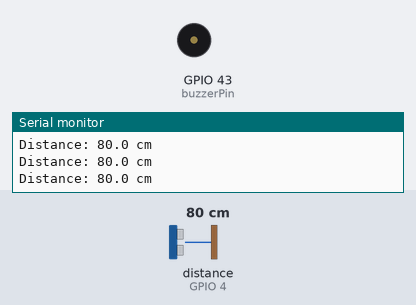
Bench run of a sketch on a simulated ESP32. Parts: buzzer (waves = sounding, pin HIGH), the last lines printed to the serial monitor. Wiring (inferred from the names in the program): ultrasonic range finder: trigger GPIO 5; echo GPIO 4. The inputs (shaded band) are chosen by the test bench; at power-on: distance to the obstacle (sensor on GPIO 4) 80 cm. The echo pulse lasts 58.3 µs per cm; nothing arrives over Bluetooth unless stated; a phone connects over Bluetooth LE 3 s after start; pins used as bus, display or sensor lines are not drawn.

Above: at 1.2 s.
1.3 s: distance to the obstacle (sensor on GPIO 4) set to 64 cm
4.3 s: distance to the obstacle (sensor on GPIO 4) set to 55 cm
At 4.9 s:
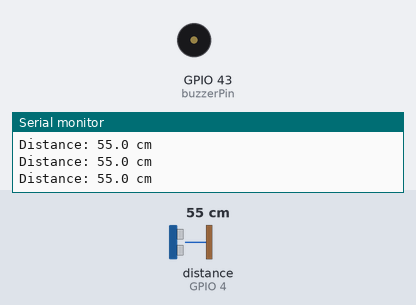
7.3 s: distance to the obstacle (sensor on GPIO 4) set to 12 cm
At 7.51 s:
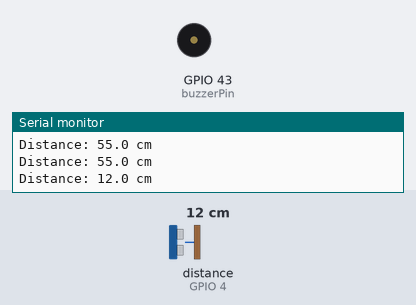
10.3 s: distance to the obstacle (sensor on GPIO 4) set to 9 cm
At 11.3 s:
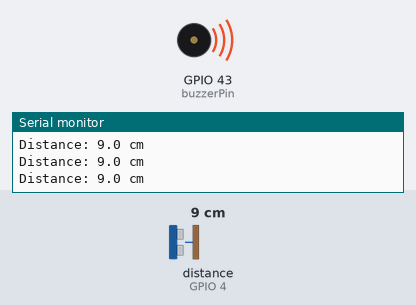
11.8 s: distance to the obstacle (sensor on GPIO 4) set to 18 cm
At 12.21 s:
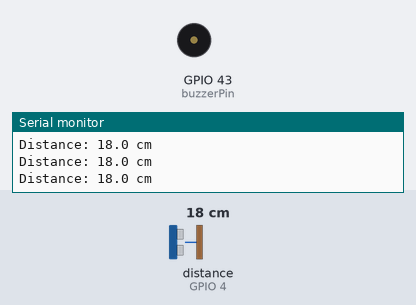
Timing chart, 0 to 15.8 s (numbered marks = the images above; inputs shaded):
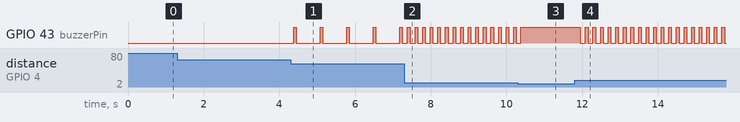

Measured:
- the behaviour switches between 61 and 60 cm on distance to the obstacle (sensor on GPIO 4) (found by bisection; images 0 and 1)
- the behaviour switches between 11 and 10 cm on distance to the obstacle (sensor on GPIO 4) (found by bisection; images 2 and 3)
- after the input at 4.3 s, GPIO 43 (buzzerPin): alternates HIGH for 0.07 s and LOW for 0.63 s, starting after 0.08 s
- after the input at 7.3 s, GPIO 43 (buzzerPin): alternates HIGH for 0.07 s and LOW for 0.13 s, starting after 0.08 s
- after the input at 10.3 s, GPIO 43 (buzzerPin): goes on until 10.4 s, then stays HIGH
- after the input at 11.8 s, GPIO 43 (buzzerPin): alternates HIGH for 0.07 s and LOW for 0.13 s, starting after 0.15 s

The sketch:

parking_sensor_ble.ino
```cpp
#include <BLEDevice.h>
#include <BLEServer.h>
#include <BLEUtils.h>
#include <BLE2902.h>
#include <atomic>

const int trigPin = D4;
const int echoPin = D3; // HC-SR04 ECHO MUST pass through the 5 V -> 3.3 V divider.
const int buzzerPin = D6; // Active-high buzzer control; use a suitable driver if required.
const char* serviceUUID = "4fa10001-6a73-4c31-9145-24e3c84f2100";
const char* distanceUUID = "4fa10002-6a73-4c31-9145-24e3c84f2100";
BLECharacteristic* distanceCharacteristic;
std::atomic<bool> connected(false);
std::atomic<bool> restartAdvertising(false);
unsigned long lastMeasurement = 0;
unsigned long lastBeep = 0;
bool buzzerOn = false;
int beepInterval = 0;
bool continuousBeep = false;

class ConnectionCallbacks : public BLEServerCallbacks {
  void onConnect(BLEServer* server) override {
    connected.store(true);
    Serial.println("Phone connected.");
  }
  void onDisconnect(BLEServer* server) override {
    connected.store(false);
    restartAdvertising.store(true);
    Serial.println("Phone disconnected. Local sensor/buzzer continue.");
  }
};

void measure() {
  digitalWrite(trigPin, LOW);
  delayMicroseconds(2);
  digitalWrite(trigPin, HIGH);
  delayMicroseconds(10);
  digitalWrite(trigPin, LOW);
  unsigned long duration = pulseIn(echoPin, HIGH, 25000UL);
  float cm = duration * 0.0343f / 2.0f;
  bool valid = duration != 0 && cm >= 2 && cm <= 400;
  continuousBeep = valid && cm < 10;
  beepInterval = !valid || cm > 60 ? 0 : (cm < 30 ? 200 : 700);
  if (!valid) Serial.println("No valid reading");
  else { Serial.print("Distance: "); Serial.print(cm, 1); Serial.println(" cm"); }
  char payload[16];
  if (valid) snprintf(payload, sizeof(payload), "%.1f", cm);
  else snprintf(payload, sizeof(payload), "-1");
  distanceCharacteristic->setValue(payload);
  if (connected.load()) distanceCharacteristic->notify();
}

void setup() {
  digitalWrite(buzzerPin, LOW);
  pinMode(buzzerPin, OUTPUT);
  pinMode(trigPin, OUTPUT);
  digitalWrite(trigPin, LOW);
  pinMode(echoPin, INPUT);
  Serial.begin(115200);
  BLEDevice::init("ESP32-Parking");
  BLEServer* server = BLEDevice::createServer();
  server->setCallbacks(new ConnectionCallbacks());
  BLEService* service = server->createService(serviceUUID);
  distanceCharacteristic = service->createCharacteristic(distanceUUID,
    BLECharacteristic::PROPERTY_READ | BLECharacteristic::PROPERTY_NOTIFY);
  distanceCharacteristic->addDescriptor(new BLE2902());
  distanceCharacteristic->setValue("-1");
  service->start();
  BLEAdvertising* advertising = BLEDevice::getAdvertising();
  advertising->addServiceUUID(serviceUUID);
  advertising->setScanResponse(true);
  advertising->start();
  Serial.println("Ready. Connect to ESP32-Parking using the parking app.");
}

void loop() {
  unsigned long now = millis();
  if (now - lastMeasurement >= 150) {
    lastMeasurement = now;
    measure();
    now = millis();
  }
  if (continuousBeep) buzzerOn = true;
  else if (beepInterval == 0) buzzerOn = false;
  else {
    if (buzzerOn && now - lastBeep >= 70) buzzerOn = false;
    if (!buzzerOn && now - lastBeep >= (unsigned long)beepInterval) {
      buzzerOn = true; lastBeep = now;
    }
  }
  digitalWrite(buzzerPin, buzzerOn ? HIGH : LOW);
  if (restartAdvertising.exchange(false)) BLEDevice::startAdvertising();
  delay(2);
}
```
